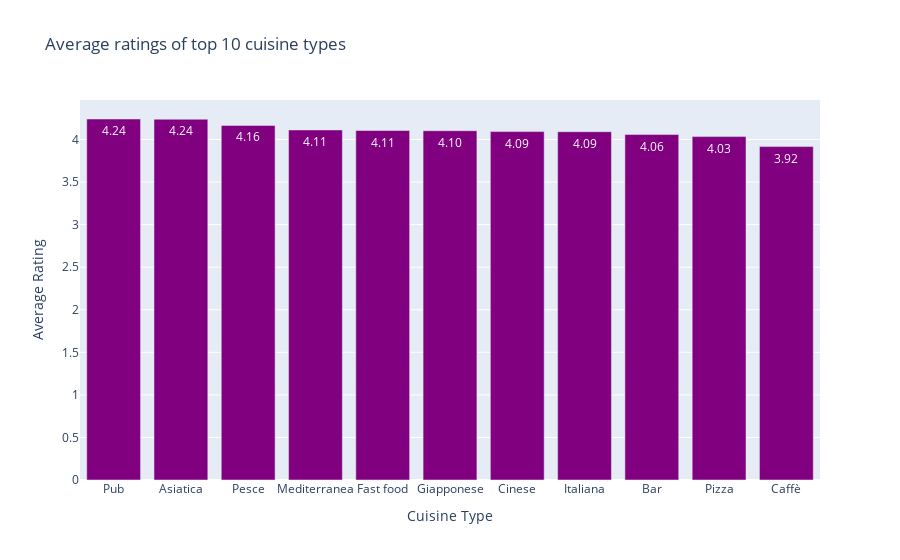

Notebook source saved alongside this figure:
### Code cell
import plotly.graph_objs as go

# Sort the dictionary in descending order of averages
neew_sorted = sorted(neew, key=lambda k: k['averages'], reverse=True)

# Create a bar chart with labels on the x-axis and averages on the y-axis
fig = go.Figure(go.Bar(
    x=[d['labels'] for d in neew_sorted],
    y=[d['averages'] for d in neew_sorted],
    marker_color='purple', # Change the color of the bars to purple
    text=[f'{d["averages"]:.2f}' for d in neew_sorted], # Set the text to the y-axis values
    textposition='auto' # Set the position of the text
))

# Set the plot title and axis labels
fig.update_layout(
    title='Average ratings of top 10 cuisine types',
    xaxis_title='Cuisine Type',
    yaxis_title='Average Rating'
)

# Show the plot
fig.show()

### Figure 1 — Plotly figure (JSON) as saved in the notebook; plotly's stock layout.template omitted (floating-point values rounded to 4 significant figures)
{"data": [{"marker": {"color": "purple"}, "text": ["4.24", "4.24", "4.16", "4.11", "4.11", "4.10", "4.09", "4.09", "4.06", "4.03", "3.92"], "textposition": "auto", "type": "bar", "x": ["Pub", "Asiatica", "Pesce", "Mediterranea", "Fast food", "Giapponese", "Cinese", "Italiana", "Bar", "Pizza", "Caffè"], "y": [4.241, 4.238, 4.165, 4.112, 4.105, 4.103, 4.093, 4.092, 4.058, 4.034, 3.917]}], "layout": {"title": {"text": "Average ratings of top 10 cuisine types"}, "xaxis": {"title": {"text": "Cuisine Type"}}, "yaxis": {"title": {"text": "Average Rating"}}}}
